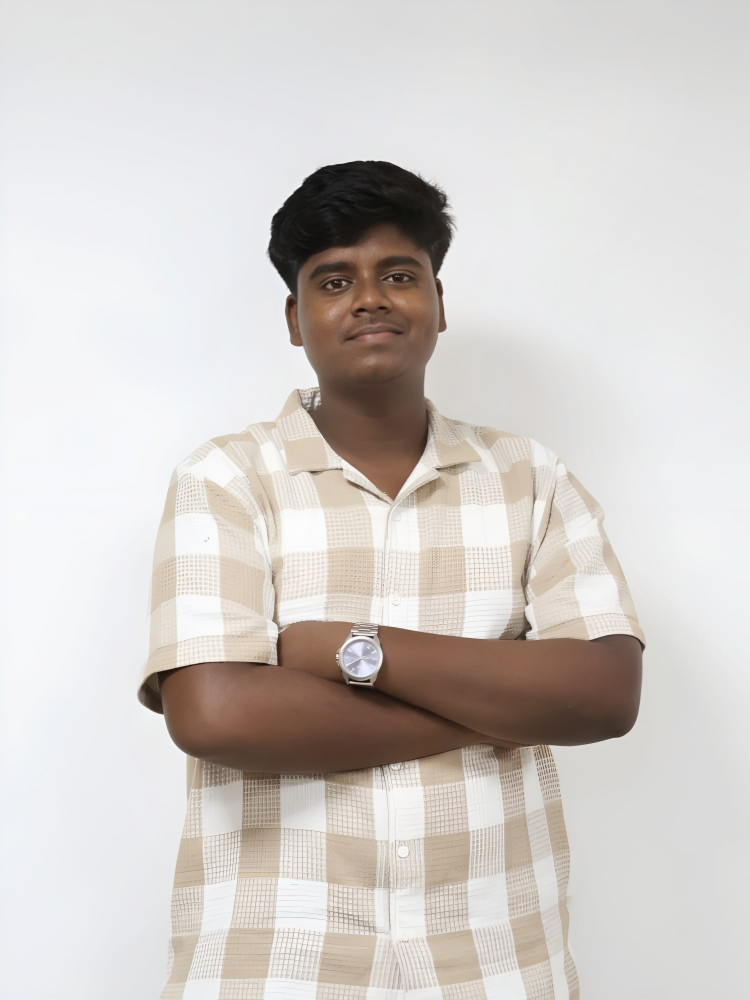
#> input picture then.jpeg, 3000 x 4000 px (shown at 1/4 size)
$ jupyter execute --allow-errors 'DIPT EX 12 (2) (1).ipynb'   (shell and % lines are left out)
#> lines starting #> are read from the running program, lines starting #| are printed output that depends on the picture
# Ex. No: 12
# PROJECT: Face Detection with Haar Cascades

### **Name:** Thenamizhthan V   **Reg.** 212225240175

[cell 1]
import cv2
import numpy as np
import matplotlib.pyplot as plt

[cell 2]
# Step 1: Read the image and convert the image into RGB
image = cv2.imread('then.jpeg')  # Replace with your image path
#> image is the input picture: shape (4000, 3000, 3); mean B, G, R 202.1, 205.5, 210.6
image_rgb = cv2.cvtColor(image, cv2.COLOR_BGR2RGB)

[cell 3]
# Step 2: Display the original image
plt.imshow(image_rgb)
plt.title("Original Image")
plt.axis('on')
plt.show()

[cell 4]
# Step 4: Set the pixels to display the ROI (Region of Interest)
# Define the coordinates for the Region of Interest (ROI)
# (startY:endY, startX:endX)
roi = image[100:420, 200:550]  # ROI coordinates (adjust as needed)
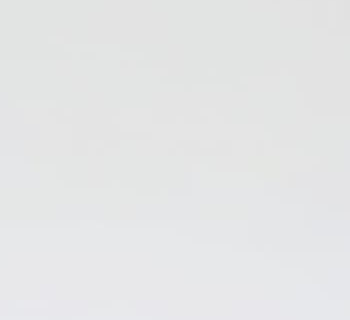
#> roi: shape (320, 350, 3); mean B, G, R 230.2, 229.6, 228.7

# Create a blank mask of the same size as the original image
mask = np.zeros_like(image)

# Place the ROI on the mask
mask[100:420, 200:550] = roi
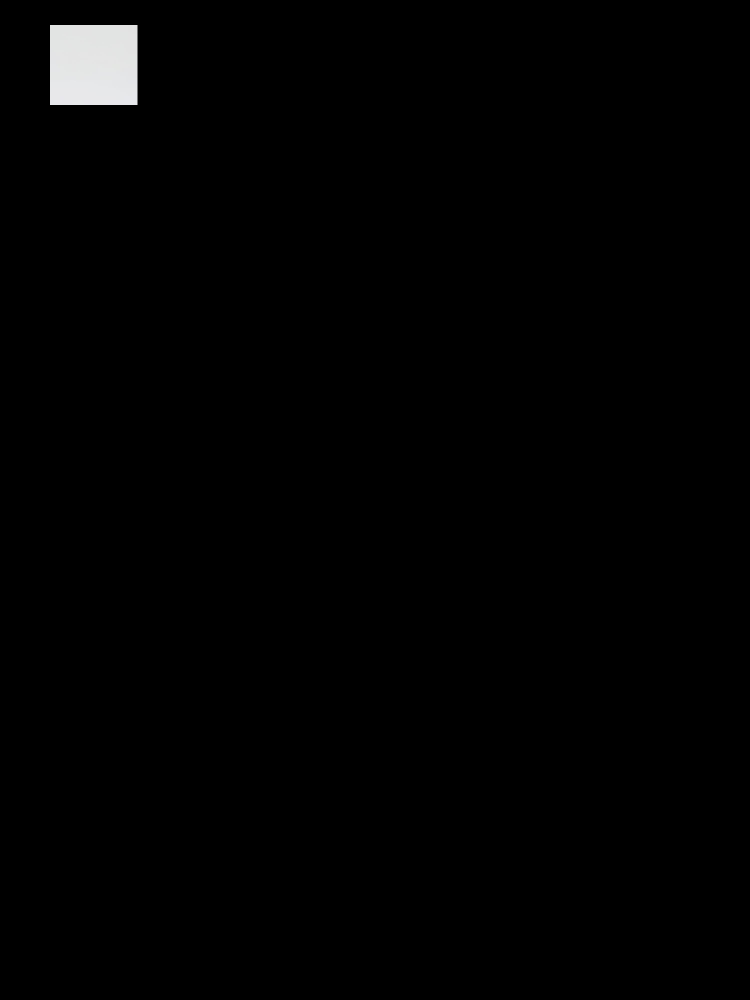
#> mask: shape (4000, 3000, 3) (shown at 1/4 size); mean B, G, R 2.1, 2.1, 2.1

[cell 5]
# Step 5: Perform bitwise conjunction of the two arrays using bitwise_and
segmented_roi = cv2.bitwise_and(image, mask)

[cell 6]
# Step 6: Display the segmented ROI from the image
segmented_roi_rgb = cv2.cvtColor(segmented_roi, cv2.COLOR_BGR2RGB)
plt.imshow(segmented_roi_rgb)
plt.title("Segmented ROI")
plt.axis('off')
plt.show()

[cell 7]
import cv2
import numpy as np
import matplotlib.pyplot as plt

[cell 8]
# Step 1: Read the image and convert it to RGB for displaying
image = cv2.imread('then1.jpeg')  # Replace with your actual image file path
#> (the rest of this cell did not finish here and is left out)

[cell 9]
# Original Image
plt.imshow(image_rgb)
plt.title("Original Image")
plt.axis('off')

#> (a cell that did not finish here is left out)

#> (a cell that did not finish here is left out)

#> (a cell that did not finish here is left out)

#> (a cell that did not finish here is left out)

#> (a cell that did not finish here is left out)

#> (a cell that did not finish here is left out)

#> (a cell that did not finish here is left out)

[cell 17]
import cv2
import matplotlib.pyplot as plt

model = cv2.imread("then.jpeg")

print(model.shape)
#| (4000, 3000, 3)

[cell 18]
import cv2
import urllib.request
import os

url = "https://raw.githubusercontent.com/opencv/opencv/master/data/haarcascades/haarcascade_frontalface_default.xml"

save_path = os.path.join(cv2.data.haarcascades, "haarcascade_frontalface_default.xml")

urllib.request.urlretrieve(url, save_path)
#> (this line was passed over: the network is not available in this run)

print("Downloaded:", save_path)
print("Exists:", os.path.exists(save_path))

[cell 19]
face_cascade = cv2.CascadeClassifier(save_path)

print("Loaded:", not face_cascade.empty())

[cell 20]
face_cascade_path = cv2.data.haarcascades + 'haarcascade_frontalface_default.xml'

face_cascade = cv2.CascadeClassifier(face_cascade_path)

if face_cascade.empty():
    raise RuntimeError(
        f"Face cascade could not be loaded.\nPath: {face_cascade_path}"
    )

print("Face cascade loaded successfully!")

[cell 21]
face_cascade_path = cv2.data.haarcascades + 'haarcascade_frontalface_default.xml'

face_cascade = cv2.CascadeClassifier(face_cascade_path)

if face_cascade.empty():
    raise RuntimeError(
        f"Face cascade could not be loaded.\nPath: {face_cascade_path}"
    )

print("Face cascade loaded successfully!")
print(face_cascade_path)

[cell 22]
def detect_face(img):
    face_img = img.copy()

    # Convert to grayscale if the image is colored
    if len(face_img.shape) == 3:
        gray = cv2.cvtColor(face_img, cv2.COLOR_BGR2GRAY)
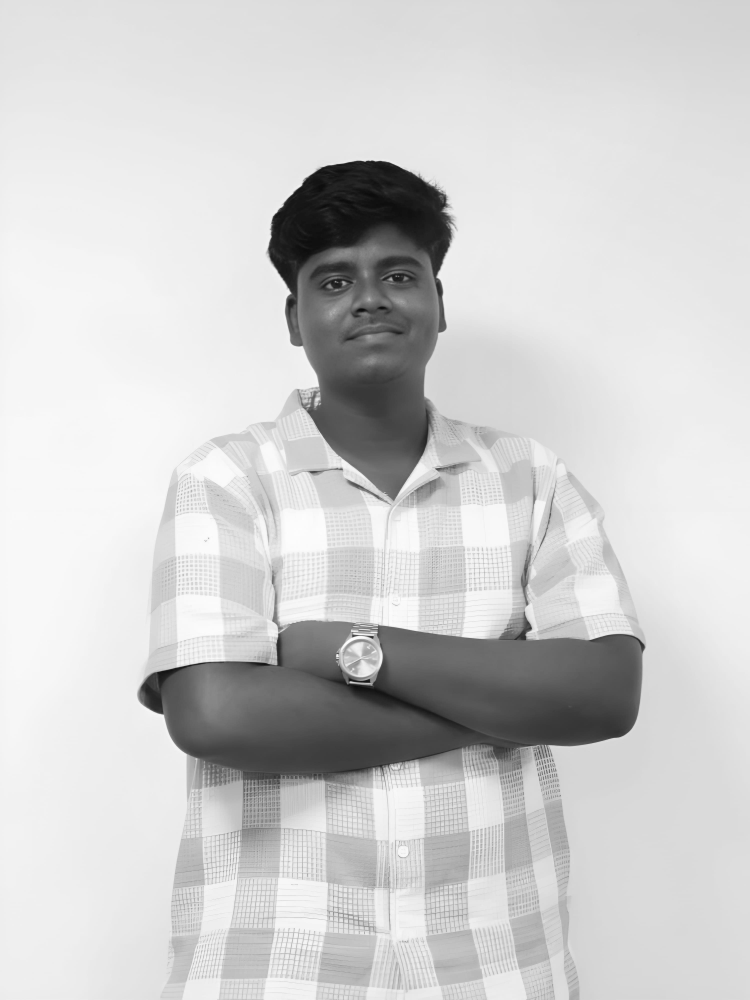
#> gray: shape (4000, 3000) (shown at 1/4 size); min 8, max 255, mean 206.6
    else:
        gray = face_img

    face_rects = face_cascade.detectMultiScale(
        gray,
        scaleFactor=1.1,
        minNeighbors=5,
        minSize=(30, 30)
    )
#> face_rects = [[2021, 3598, 52, 52], [1500, 3785, 60, 60], [1314, 2589, 66, 66], [1500, 3760, 64, 64], [1152, 844, 656, 656]]

    for (x, y, w, h) in face_rects:
        cv2.rectangle(
            face_img,
            (x, y),
            (x + w, y + h),
            (255, 255, 255),
            3
        )
#> this loop made 5 passes

    return face_img
